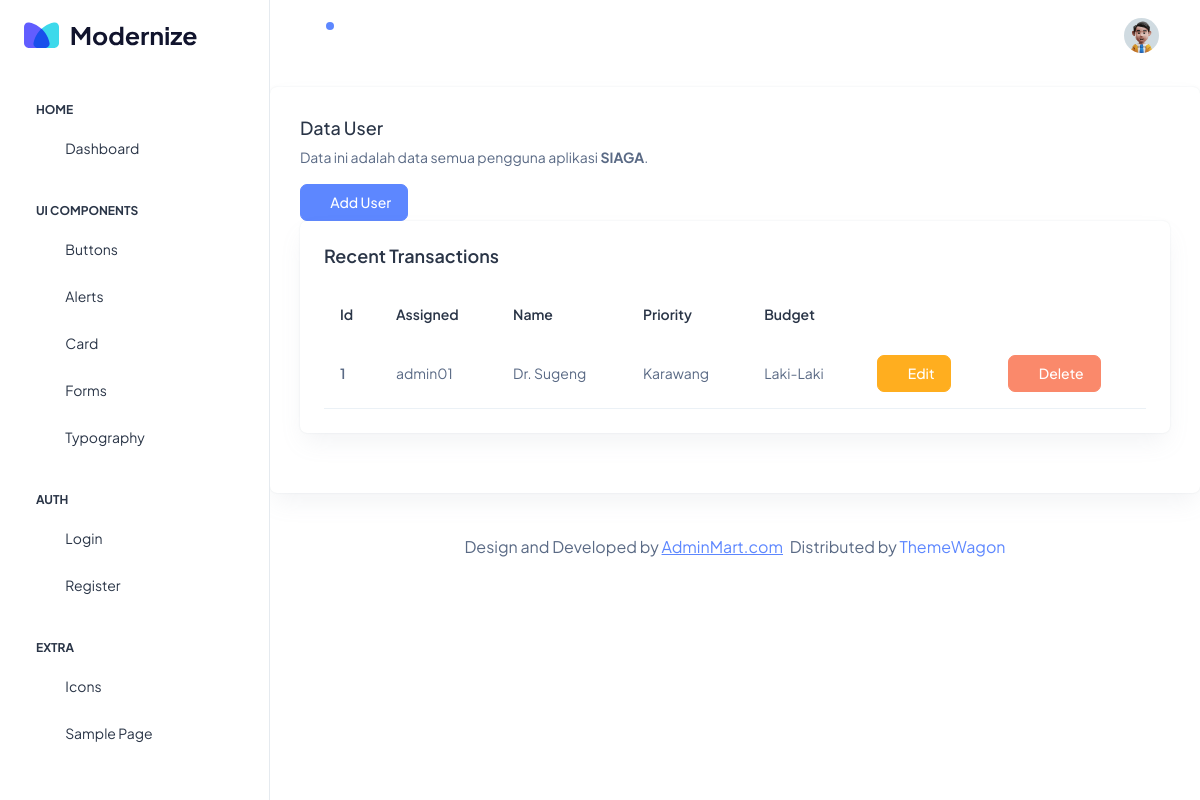
Page /pages/content/masteruser/masteruser.php on the committed database.
### tables this page shows
CREATE TABLE `users` (
  `username` varchar(30) NOT NULL,
  `password` varchar(200) DEFAULT NULL,
  `nama` varchar(100) DEFAULT NULL,
  `akses` enum('Admin','Owner','Apoteker') DEFAULT NULL,
  `tempat_lahir` varchar(100) DEFAULT NULL,
  `tanggal_lahir` date DEFAULT NULL,
  `jenis_kelamin` enum('Laki-Laki','Perempuan') DEFAULT NULL,
  `domisili` varchar(100) DEFAULT NULL,
  `telp` varchar(20) DEFAULT NULL,
  `email` varchar(100) DEFAULT NULL,
  `alamat` text DEFAULT NULL
);

### pages/content/masteruser/process-masteruser.php (called while the page is built, shortened)
<?php
include "../../core/connection.php";
$QueryGetListUser = mysqli_query($mysqli, "SELECT * FROM users");
?>

### pages/content/masteruser/masteruser.php (the view, shortened to what this page needs)
<?php
  $ds = DIRECTORY_SEPARATOR;
  $base_dir = realpath(dirname(__FILE__)  . $ds . '../../../') . $ds;
  require_once("{$base_dir}pages{$ds}content{$ds}masteruser{$ds}process-masteruser.php");
?>
  <main id="main" class="main">
    <div class="pagetitle">
      <h1>Master User</h1>
      <nav>
        <ol class="breadcrumb">
          <li class="breadcrumb-item"><a href="../dashboard/dashboard">Home</a></li>
          <li class="breadcrumb-item active">Master User</li>
        </ol>
      </nav>
    </div>
    <section class="section dashboard">
      <div class="row">
        <div class="col-lg-12">
          <div class="card">
            <div class="card-body">
              <h5 class="card-title">Data User</h5>
              <p>Data ini adalah data semua pengguna aplikasi <b>SIAGA</b>.</p>
              <button type="button" class="btn btn-primary" data-bs-toggle="modal" data-bs-target="#modal-add-user">
              <span>
                  <i class="ti ti-user-plus"></i>
                </span>
                <span class="hide-menu">Add User</span>
              </button>
          <div class="col-lg-12 d-flex align-items-stretch">
            <div class="card w-100">
              <div class="card-body p-4">
                <h5 class="card-title fw-semibold mb-4">Recent Transactions</h5>
                <div class="table-responsive">
                  <table class="table text-nowrap mb-0 align-middle">
                    <thead class="text-dark fs-4">
                      <tr>
                        <th class="border-bottom-0">
                          <h6 class="fw-semibold mb-0">Id</h6>
                        </th>
                        <th class="border-bottom-0">
                          <h6 class="fw-semibold mb-0">Assigned</h6>
                        </th>
                        <th class="border-bottom-0">
                          <h6 class="fw-semibold mb-0">Name</h6>
                        </th>
                        <th class="border-bottom-0">
                          <h6 class="fw-semibold mb-0">Priority</h6>
                        </th>
                        <th class="border-bottom-0">
                          <h6 class="fw-semibold mb-0">Budget</h6>
                        </th>
                      </tr>
                    </thead>
                    <tbody>
                      <?php
                        $no = 0;
                        while($row=mysqli_fetch_array($QueryGetListUser)){
                          $no++;
                          echo "<tr>";
                            echo "<th scope='row'>".$no."</th>";
                            echo "<td>".$row["username"]."</td>";
                            echo "<td>".$row["nama"]."</td>";
                            echo "<td>".$row["alamat"]."</td>";
                            echo "<td>".$row["jenis_kelamin"]."</td>" ?>
                            <td>
                            <button type="button" class="btn btn-warning" data-bs-toggle="modal" data-bs-target="#editModal">
                            <span>
                              <i class="ti ti-pencil"></i>
                            </span>
                            <span class="hide-menu">Edit</span>
                            </button>
                            </td>
                            <td>
                            <button type="button" class="btn btn-danger"><a href="../../../backend/delete.php?id=<?=$row['id'];?>" style="color:white">
                            <span>
                              <i class="ti ti-trash"></i>
                            </span>
                            <span class="hide-menu">Delete</span></a></button>
                            </td>
                      <?php } ?>
                    </tbody>
                  </table>
                </div>
              </div>
            </div>
          </div>
            </div>
          </div>
        </div>
      </div>
    </section>
  </main>

### rows in the picture
users: username "admin01", nama "Dr. Sugeng", alamat "Karawang", jenis_kelamin "Laki-Laki"
